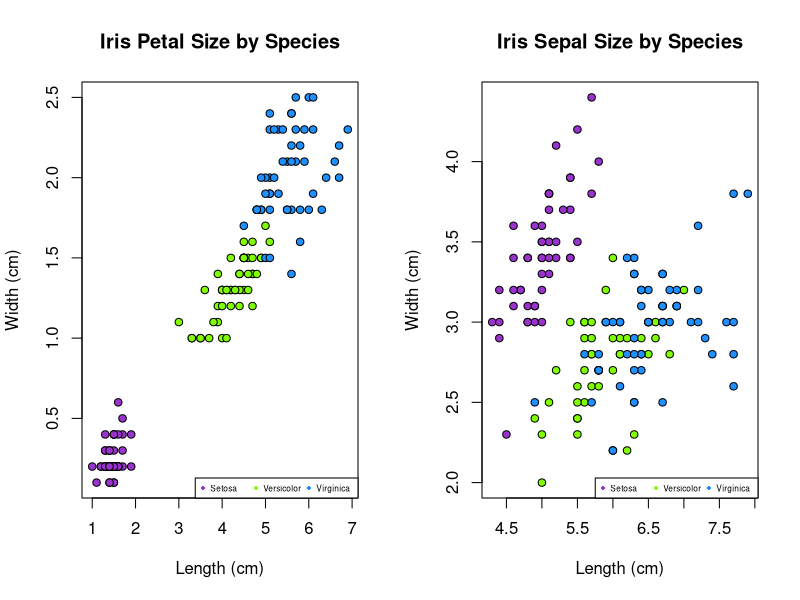

Recreate this plot in R.
# Iris Data Assignment One


# Create two columns on single row
par(
  mfrow=c(1,2),
  xpd=TRUE
)

 
# Create scatter plot for petals
plot(
  iris$Petal.Length, #data
  iris$Petal.Width, #data
  pch=21, # type of symbol
  bg=c("darkorchid3", "chartreuse", "dodgerblue1")[unclass(iris$Species)], #colors
  main="Iris Petal Size by Species", # main title
  xlab="Length (cm)", # x title
  ylab="Width (cm)" # y title
)

#Legend for Petals
legend("bottomright", 
  cex=0.50, 
  pch=16, 
  col=c("darkorchid3", "chartreuse", "dodgerblue1"), 
  legend=c("Setosa", "Versicolor", "Virginica"), 
  ncol=3
  )
 

# Create scatter plot for sepal
plot(
  iris$Sepal.Length,
  iris$Sepal.Width,
  pch=21,
  bg=c("darkorchid3", "chartreuse", "dodgerblue1")[unclass(iris$Species)],
  main="Iris Sepal Size by Species",
  xlab="Length (cm)",
  ylab="Width (cm)"
)

#Legend for Sepals
legend("bottomright", 
  cex=0.50, 
  pch=16, 
  col=c("darkorchid3", "chartreuse", "dodgerblue1"), 
  legend=c("Setosa", "Versicolor", "Virginica"), 
  ncol=3
)


#The means of the specie data so I could correlate the info to what my code was producing
aggregate(iris[,1:4], iris["Species"], function(x) mean(x,na.rm=T))


  
